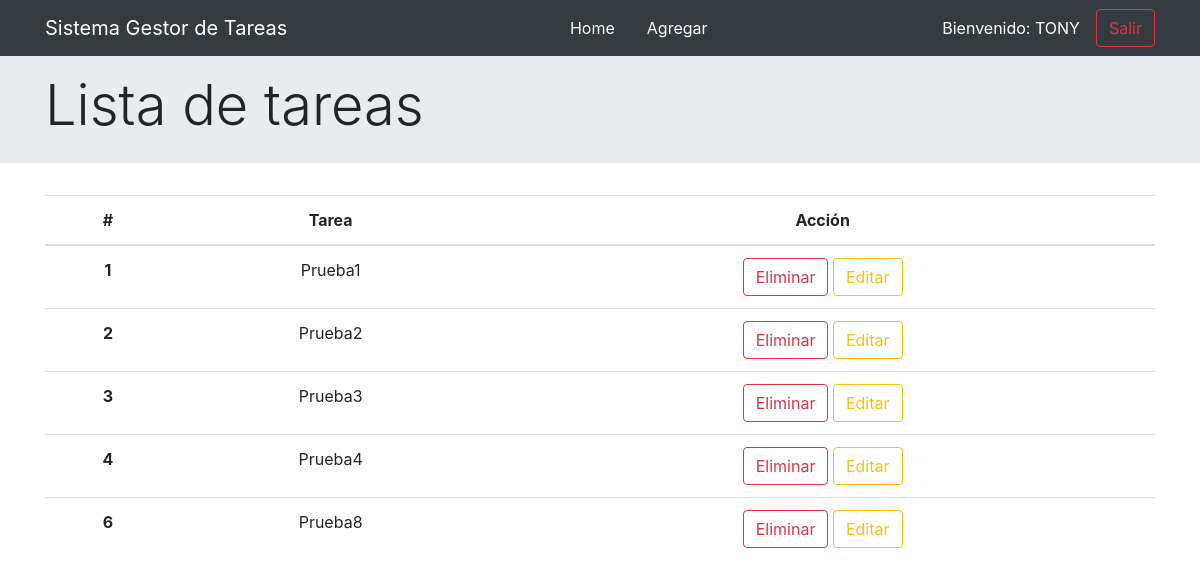
The app's page / (signed in) with its own data.
### todo/models.py (models this page shows)
class Tarea(models.Model):
    tarea = models.CharField(max_length=100)
    def __str__(self):
        return self.tarea

### todo/views.py (the view)
# urls.py: 2. Add a URL to urlpatterns:  path('', views.home, name='home')
def home(request):
    tareas = Tarea.objects.all()
    context={'tareas':tareas}
    return render(request, 'todo/home.html', context)

### todo/templates/todo/home.html
{% extends 'todo/layout.html' %}
{% block content %}
<div class="container text-center">
<table class="table table-hover">
    <thead>
      <tr>
        <th scope="col">#</th>
        <th scope="col">Tarea</th>
        <th scope="col">Acción</th>
      </tr>
    </thead>
    <tbody>
        {% for tarea in tareas %}
            <tr>
                <th scope="row">{{ tarea.id }}</th>
                <td>{{ tarea }}</td>
                <td>
                    <a class="btn btn-outline-danger" href="{% url 'eliminar' tarea.id %}">Eliminar</a>
                    <a class="btn btn-outline-warning" href="{% url 'editar' tarea.id %}">Editar</a>
                </td>
            </tr>
        {% endfor %}
    </tbody>
  </table>
</div>
{% endblock %}

### todo/templates/todo/layout.html (shortened to what this page needs)
<!doctype html>
<html lang="es">
  <head>
    <link rel="stylesheet" href="https://cdn.jsdelivr.net/npm/bootstrap@4.5.3/dist/css/bootstrap.min.css">
  </head>
  <body>
    <header>
      <nav class="navbar navbar-expand-lg navbar-dark bg-dark">
        <div class="container">
            <a class="navbar-brand mr-5" href="#">Sistema Gestor de Tareas</a>
            <div class="collapse navbar-collapse" id="navbarNavAltMarkup">
                <div class="navbar-nav mx-auto">
                    <a class="nav-link active mx-2" href="{% url 'home' %}">Home</a>
                    <a class="nav-link active mx-2" href="{% url 'agregar' %}">Agregar</a>
                </div>
            </div>
            <span class="text-white mr-3">Bienvenido: {{ user.username | upper }}</span>
            <a class="btn btn-outline-danger float-right" href="{% url 'logout' %}">Salir</a>
        </div>
      </nav>
    </header>
    <div class="jumbotron jumbotron-fluid py-3">
      <div class="container">
        <h1 class="display-4">Lista de tareas</h1>
      </div>
    </div>
    {% block content %}
    {% endblock %}
  </body>
</html>

### records on screen
Tarea: id "1", tarea "Prueba1"
Tarea: id "2", tarea "Prueba2"
Tarea: id "3", tarea "Prueba3"
Tarea: id "4", tarea "Prueba4"
Tarea: id "6", tarea "Prueba8"

### other values on screen
{{ user.username | upper }} "TONY"
